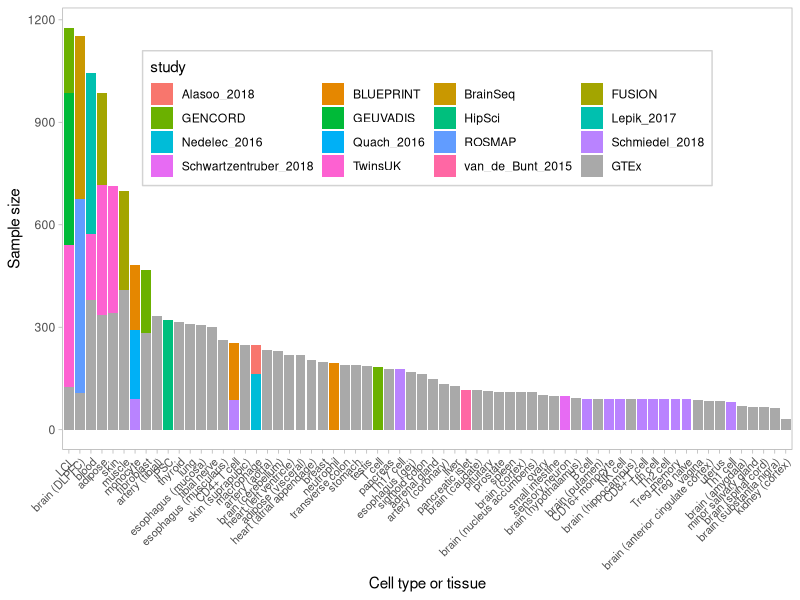
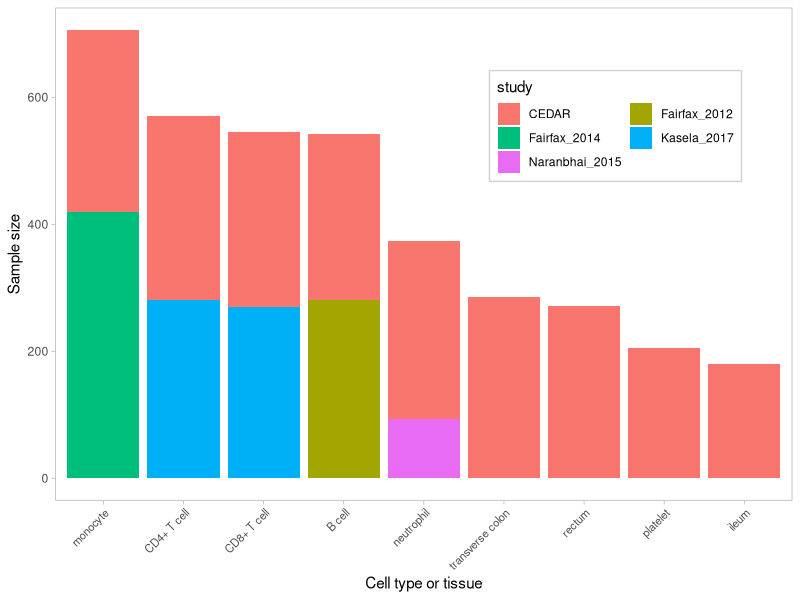

Generate these figures, in order, with R:
library(tidyverse)
library(ggplot2)

sample_size = readr::read_tsv("dataset_sample_sizes.tsv")
sample_size = sample_size %>% mutate(study = ifelse(study %in% c("BLUEPRINT_PE","BLUEPRINT_SE"), "BLUEPRINT", study))

ontology = readr::read_tsv("../../../ontology_mappings/tissue_ontology_mapping.tsv")
friendly_names = readr::read_tsv("../../../ontology_mappings/friendly_names.tsv")

ontology = ontology %>% dplyr::left_join(friendly_names[c("tissue_ontology_id", "tissue_label")], by="tissue_ontology_id")
ontology = ontology %>% dplyr::arrange(tissue_label, study)

studies = dplyr::left_join(sample_size, ontology)

rnaseq_studies = dplyr::filter(studies, type == "RNA-seq")
microarray_studies = dplyr::filter(studies, type == "microarray", study != "Kolberg_2020")

# set GTEx to the bottom of plot stacks
levels = c(sort(setdiff(unique(rnaseq_studies$study), "GTEx")), "GTEx")
rnaseq_studies = rnaseq_studies %>% 
  mutate(study = factor(study, levels))

# assign default colours to studies and dark grey to GTEx 
gg_color_hue <- function(n) {
  # https://stackoverflow.com/questions/8197559/emulate-ggplot2-default-color-palette
  hues = seq(15, 375, length=n+1)
  hcl(h=hues, l=65, c=100)[1:n]
}

adj_names = sort(setdiff(unique(rnaseq_studies$study), "GTEx"))
values = gg_color_hue(length(adj_names))
names(values) = adj_names
clr_values = c(values, c(GTEx="darkgrey"))


draw_plot = function(studies, legend_rows = 4, legend_x_pos = 0.5, legen_y_position=0.8){
  sample_sizes = studies %>% 
    dplyr::group_by(tissue_label) %>% 
    dplyr::mutate(total_sample_size=sum(dataset_sample_size))
  
  plt = ggplot(sample_sizes, aes(x = reorder(tissue_label, -total_sample_size), dataset_sample_size, fill=study)) +
    geom_col() + 
    guides(fill=guide_legend(nrow=legend_rows,byrow=TRUE))+
    xlab("Cell type or tissue") + 
    ylab("Sample size") +
    theme_light() + 
    theme(axis.text.x = element_text(angle = 45, vjust = 1, hjust=1, size = 8),
          panel.grid = element_blank(),
          legend.position=c(legend_x_pos, legen_y_position),
          legend.background = element_rect(colour="lightgrey", 
                                           size=0.5, linetype="solid"))
  
  if("GTEx" %in% sample_sizes$study){
    plt = plt + scale_fill_manual(values=clr_values)
  }
  return(plt)
}

rnaseq_plt = draw_plot(rnaseq_studies, legen_y_position = 0.75)
ggsave("rnaseq_sample_size.pdf", rnaseq_plt, width = 10, height = 5)

microarr_plt = draw_plot(microarray_studies, legend_rows = 3, legend_x_pos = 0.76, legen_y_position=0.76)
ggsave("microarr_sample_size.pdf", microarr_plt, width = 6, height = 3.7)
